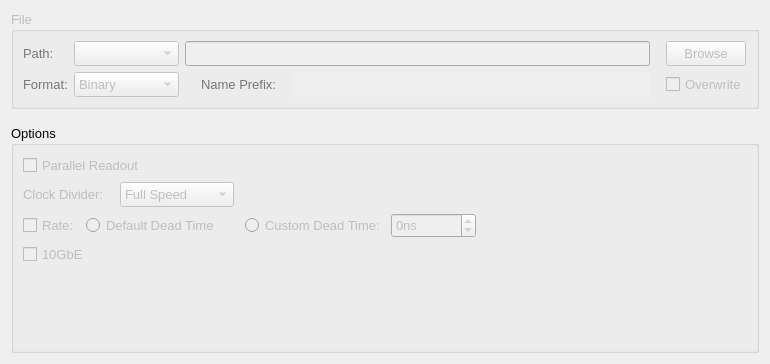
<?xml version="1.0" encoding="UTF-8"?>
<ui version="4.0">
 <class>TabDataOutputObject</class>
 <widget class="QWidget" name="TabDataOutputObject">
  <property name="geometry">
   <rect>
    <x>0</x>
    <y>0</y>
    <width>770</width>
    <height>364</height>
   </rect>
  </property>
  <property name="sizePolicy">
   <sizepolicy hsizetype="Preferred" vsizetype="Fixed">
    <horstretch>0</horstretch>
    <verstretch>0</verstretch>
   </sizepolicy>
  </property>
  <property name="minimumSize">
   <size>
    <width>0</width>
    <height>0</height>
   </size>
  </property>
  <property name="maximumSize">
   <size>
    <width>770</width>
    <height>370</height>
   </size>
  </property>
  <property name="font">
   <font>
    <family>Cantarell</family>
    <pointsize>10</pointsize>
   </font>
  </property>
  <property name="windowTitle">
   <string>Form</string>
  </property>
  <layout class="QGridLayout" name="gridLayout_3">
   <item row="0" column="0">
    <widget class="QGroupBox" name="boxFileWriteEnabled">
     <property name="enabled">
      <bool>false</bool>
     </property>
     <property name="font">
      <font>
       <family>Cantarell</family>
       <pointsize>10</pointsize>
      </font>
     </property>
     <property name="title">
      <string>File</string>
     </property>
     <layout class="QGridLayout" name="gridLayout_4">
      <item row="0" column="1">
       <widget class="QComboBox" name="comboDetector">
        <property name="sizePolicy">
         <sizepolicy hsizetype="Fixed" vsizetype="Fixed">
          <horstretch>0</horstretch>
          <verstretch>0</verstretch>
         </sizepolicy>
        </property>
        <property name="minimumSize">
         <size>
          <width>105</width>
          <height>25</height>
         </size>
        </property>
        <property name="maximumSize">
         <size>
          <width>105</width>
          <height>25</height>
         </size>
        </property>
        <property name="font">
         <font>
          <family>Cantarell</family>
          <pointsize>10</pointsize>
         </font>
        </property>
        <property name="toolTip">
         <string>&lt;html&gt;&lt;head/&gt;&lt;body&gt;&lt;p&gt;The file path can be different depending on the Module chosen.&lt;/p&gt;&lt;/body&gt;&lt;/html&gt;</string>
        </property>
       </widget>
      </item>
      <item row="1" column="3">
       <widget class="QLabel" name="lblFileName">
        <property name="sizePolicy">
         <sizepolicy hsizetype="Fixed" vsizetype="Preferred">
          <horstretch>0</horstretch>
          <verstretch>0</verstretch>
         </sizepolicy>
        </property>
        <property name="maximumSize">
         <size>
          <width>16777215</width>
          <height>16777215</height>
         </size>
        </property>
        <property name="palette">
         <palette>
          <active>
           <colorrole role="WindowText">
            <brush brushstyle="SolidPattern">
             <color alpha="255">
              <red>2</red>
              <green>2</green>
              <blue>2</blue>
             </color>
            </brush>
           </colorrole>
          </active>
          <inactive>
           <colorrole role="WindowText">
            <brush brushstyle="SolidPattern">
             <color alpha="255">
              <red>0</red>
              <green>0</green>
              <blue>0</blue>
             </color>
            </brush>
           </colorrole>
          </inactive>
          <disabled>
           <colorrole role="WindowText">
            <brush brushstyle="SolidPattern">
             <color alpha="255">
              <red>119</red>
              <green>119</green>
              <blue>119</blue>
             </color>
            </brush>
           </colorrole>
          </disabled>
         </palette>
        </property>
        <property name="font">
         <font>
          <family>Cantarell</family>
          <pointsize>10</pointsize>
         </font>
        </property>
        <property name="toolTip">
         <string>&lt;html&gt;&lt;head/&gt;&lt;body&gt;&lt;p&gt;Name of data file in receiver. Can be modified in Measurement tab.&lt;br/&gt;#fname# &lt;br/&gt;&lt;/p&gt;&lt;/body&gt;&lt;/html&gt;</string>
        </property>
        <property name="text">
         <string>Name Prefix: </string>
        </property>
       </widget>
      </item>
      <item row="0" column="7">
       <widget class="QPushButton" name="btnOutputBrowse">
        <property name="sizePolicy">
         <sizepolicy hsizetype="Fixed" vsizetype="Fixed">
          <horstretch>0</horstretch>
          <verstretch>0</verstretch>
         </sizepolicy>
        </property>
        <property name="maximumSize">
         <size>
          <width>16777215</width>
          <height>35</height>
         </size>
        </property>
        <property name="font">
         <font>
          <family>Cantarell</family>
          <pointsize>10</pointsize>
         </font>
        </property>
        <property name="toolTip">
         <string>&lt;html&gt;&lt;head/&gt;&lt;body&gt;&lt;p&gt;Directory where one saves the data in receiver. &lt;br/&gt;#fpath# &lt;br/&gt;&lt;br/&gt;Disabled if receiver pc is not same as client pc. &lt;/p&gt;&lt;/body&gt;&lt;/html&gt;</string>
        </property>
        <property name="text">
         <string>Browse</string>
        </property>
        <property name="icon">
         <iconset resource="../include/icons.qrc">
          <normaloff>:/icons/images/browse.png</normaloff>:/icons/images/browse.png</iconset>
        </property>
       </widget>
      </item>
      <item row="1" column="0">
       <widget class="QLabel" name="lblFileFormat">
        <property name="sizePolicy">
         <sizepolicy hsizetype="Fixed" vsizetype="Preferred">
          <horstretch>0</horstretch>
          <verstretch>0</verstretch>
         </sizepolicy>
        </property>
        <property name="maximumSize">
         <size>
          <width>70</width>
          <height>16777215</height>
         </size>
        </property>
        <property name="palette">
         <palette>
          <active>
           <colorrole role="WindowText">
            <brush brushstyle="SolidPattern">
             <color alpha="255">
              <red>2</red>
              <green>2</green>
              <blue>2</blue>
             </color>
            </brush>
           </colorrole>
          </active>
          <inactive>
           <colorrole role="WindowText">
            <brush brushstyle="SolidPattern">
             <color alpha="255">
              <red>0</red>
              <green>0</green>
              <blue>0</blue>
             </color>
            </brush>
           </colorrole>
          </inactive>
          <disabled>
           <colorrole role="WindowText">
            <brush brushstyle="SolidPattern">
             <color alpha="255">
              <red>119</red>
              <green>119</green>
              <blue>119</blue>
             </color>
            </brush>
           </colorrole>
          </disabled>
         </palette>
        </property>
        <property name="font">
         <font>
          <family>Cantarell</family>
          <pointsize>10</pointsize>
         </font>
        </property>
        <property name="toolTip">
         <string>&lt;html&gt;&lt;head/&gt;&lt;body&gt;&lt;p&gt;File Format of data file in receiver&lt;br/&gt;#fformat# &lt;br/&gt;&lt;/p&gt;&lt;/body&gt;&lt;/html&gt;</string>
        </property>
        <property name="text">
         <string>Format:</string>
        </property>
       </widget>
      </item>
      <item row="1" column="1">
       <widget class="QComboBox" name="comboFileFormat">
        <property name="sizePolicy">
         <sizepolicy hsizetype="Fixed" vsizetype="Fixed">
          <horstretch>0</horstretch>
          <verstretch>0</verstretch>
         </sizepolicy>
        </property>
        <property name="minimumSize">
         <size>
          <width>105</width>
          <height>25</height>
         </size>
        </property>
        <property name="maximumSize">
         <size>
          <width>105</width>
          <height>25</height>
         </size>
        </property>
        <property name="font">
         <font>
          <family>Cantarell</family>
          <pointsize>10</pointsize>
         </font>
        </property>
        <property name="toolTip">
         <string>&lt;html&gt;&lt;head/&gt;&lt;body&gt;&lt;p&gt;File Format of data file in receiver&lt;br/&gt;#fformat# &lt;br/&gt;&lt;/p&gt;&lt;/body&gt;&lt;/html&gt;</string>
        </property>
        <item>
         <property name="text">
          <string>Binary</string>
         </property>
        </item>
        <item>
         <property name="text">
          <string>HDF5</string>
         </property>
        </item>
       </widget>
      </item>
      <item row="0" column="0">
       <widget class="QLabel" name="lblOutputDir">
        <property name="sizePolicy">
         <sizepolicy hsizetype="Fixed" vsizetype="Preferred">
          <horstretch>0</horstretch>
          <verstretch>0</verstretch>
         </sizepolicy>
        </property>
        <property name="maximumSize">
         <size>
          <width>70</width>
          <height>16777215</height>
         </size>
        </property>
        <property name="palette">
         <palette>
          <active>
           <colorrole role="WindowText">
            <brush brushstyle="SolidPattern">
             <color alpha="255">
              <red>2</red>
              <green>2</green>
              <blue>2</blue>
             </color>
            </brush>
           </colorrole>
          </active>
          <inactive>
           <colorrole role="WindowText">
            <brush brushstyle="SolidPattern">
             <color alpha="255">
              <red>0</red>
              <green>0</green>
              <blue>0</blue>
             </color>
            </brush>
           </colorrole>
          </inactive>
          <disabled>
           <colorrole role="WindowText">
            <brush brushstyle="SolidPattern">
             <color alpha="255">
              <red>119</red>
              <green>119</green>
              <blue>119</blue>
             </color>
            </brush>
           </colorrole>
          </disabled>
         </palette>
        </property>
        <property name="font">
         <font>
          <family>Cantarell</family>
          <pointsize>10</pointsize>
         </font>
        </property>
        <property name="toolTip">
         <string>&lt;html&gt;&lt;head/&gt;&lt;body&gt;&lt;p&gt;Directory where one saves the data in receiver. &lt;br/&gt;#fpath# &lt;br/&gt;&lt;/p&gt;&lt;/body&gt;&lt;/html&gt;</string>
        </property>
        <property name="text">
         <string>Path:</string>
        </property>
       </widget>
      </item>
      <item row="1" column="5">
       <widget class="QLineEdit" name="dispFileName">
        <property name="sizePolicy">
         <sizepolicy hsizetype="Expanding" vsizetype="Fixed">
          <horstretch>0</horstretch>
          <verstretch>0</verstretch>
         </sizepolicy>
        </property>
        <property name="minimumSize">
         <size>
          <width>0</width>
          <height>25</height>
         </size>
        </property>
        <property name="maximumSize">
         <size>
          <width>16777215</width>
          <height>28</height>
         </size>
        </property>
        <property name="font">
         <font>
          <family>Cantarell</family>
          <pointsize>10</pointsize>
         </font>
        </property>
        <property name="focusPolicy">
         <enum>Qt::NoFocus</enum>
        </property>
        <property name="toolTip">
         <string>&lt;html&gt;&lt;head/&gt;&lt;body&gt;&lt;p&gt;Name of file. Can be modified in Measurement tab.&lt;br/&gt;#fname# &lt;br/&gt;&lt;/p&gt;&lt;/body&gt;&lt;/html&gt;</string>
        </property>
        <property name="frame">
         <bool>false</bool>
        </property>
        <property name="echoMode">
         <enum>QLineEdit::Normal</enum>
        </property>
        <property name="readOnly">
         <bool>true</bool>
        </property>
       </widget>
      </item>
      <item row="1" column="7">
       <widget class="QCheckBox" name="chkOverwriteEnable">
        <property name="sizePolicy">
         <sizepolicy hsizetype="Fixed" vsizetype="Fixed">
          <horstretch>0</horstretch>
          <verstretch>0</verstretch>
         </sizepolicy>
        </property>
        <property name="maximumSize">
         <size>
          <width>16777215</width>
          <height>16777215</height>
         </size>
        </property>
        <property name="font">
         <font>
          <family>Cantarell</family>
          <pointsize>10</pointsize>
         </font>
        </property>
        <property name="toolTip">
         <string>&lt;html&gt;&lt;head/&gt;&lt;body&gt;&lt;p&gt;Overwrite enable of data file in receiver&lt;/p&gt;&lt;p&gt; #foverwrite#&lt;/p&gt;&lt;/body&gt;&lt;/html&gt;</string>
        </property>
        <property name="text">
         <string>Overwrite</string>
        </property>
       </widget>
      </item>
      <item row="0" column="6">
       <spacer name="horizontalSpacer_9">
        <property name="orientation">
         <enum>Qt::Horizontal</enum>
        </property>
        <property name="sizeType">
         <enum>QSizePolicy::Fixed</enum>
        </property>
        <property name="sizeHint" stdset="0">
         <size>
          <width>10</width>
          <height>20</height>
         </size>
        </property>
       </spacer>
      </item>
      <item row="1" column="2">
       <spacer name="horizontalSpacer_10">
        <property name="orientation">
         <enum>Qt::Horizontal</enum>
        </property>
        <property name="sizeType">
         <enum>QSizePolicy::Fixed</enum>
        </property>
        <property name="sizeHint" stdset="0">
         <size>
          <width>10</width>
          <height>20</height>
         </size>
        </property>
       </spacer>
      </item>
      <item row="0" column="2" colspan="4">
       <widget class="QLineEdit" name="dispOutputDir">
        <property name="minimumSize">
         <size>
          <width>0</width>
          <height>25</height>
         </size>
        </property>
        <property name="maximumSize">
         <size>
          <width>16777215</width>
          <height>25</height>
         </size>
        </property>
        <property name="font">
         <font>
          <family>Cantarell</family>
          <pointsize>10</pointsize>
         </font>
        </property>
        <property name="focusPolicy">
         <enum>Qt::StrongFocus</enum>
        </property>
        <property name="toolTip">
         <string>&lt;html&gt;&lt;head/&gt;&lt;body&gt;&lt;p&gt;Directory where one saves the data in receiver. &lt;br/&gt;#fpath# &lt;br/&gt;&lt;/p&gt;&lt;/body&gt;&lt;/html&gt;</string>
        </property>
       </widget>
      </item>
     </layout>
    </widget>
   </item>
   <item row="1" column="0">
    <spacer name="verticalSpacer">
     <property name="orientation">
      <enum>Qt::Vertical</enum>
     </property>
     <property name="sizeType">
      <enum>QSizePolicy::Fixed</enum>
     </property>
     <property name="sizeHint" stdset="0">
      <size>
       <width>20</width>
       <height>10</height>
      </size>
     </property>
    </spacer>
   </item>
   <item row="2" column="0">
    <widget class="QGroupBox" name="boxCorrection_2">
     <property name="font">
      <font>
       <family>Cantarell</family>
       <pointsize>10</pointsize>
      </font>
     </property>
     <property name="title">
      <string>Options</string>
     </property>
     <layout class="QGridLayout" name="gridLayout">
      <item row="2" column="0">
       <layout class="QHBoxLayout" name="horizontalLayout_2">
        <item>
         <widget class="QLabel" name="lblClkDivider">
          <property name="enabled">
           <bool>false</bool>
          </property>
          <property name="maximumSize">
           <size>
            <width>105</width>
            <height>16777215</height>
           </size>
          </property>
          <property name="font">
           <font>
            <family>Cantarell</family>
            <pointsize>10</pointsize>
           </font>
          </property>
          <property name="toolTip">
           <string>&lt;html&gt;&lt;head/&gt;&lt;body&gt;&lt;p&gt;Speed of Detector readout&lt;/p&gt;&lt;p&gt;#speed#&lt;/p&gt;&lt;/body&gt;&lt;/html&gt;</string>
          </property>
          <property name="text">
           <string>Clock Divider:</string>
          </property>
         </widget>
        </item>
        <item>
         <spacer name="horizontalSpacer_4">
          <property name="orientation">
           <enum>Qt::Horizontal</enum>
          </property>
          <property name="sizeType">
           <enum>QSizePolicy::Fixed</enum>
          </property>
          <property name="sizeHint" stdset="0">
           <size>
            <width>10</width>
            <height>20</height>
           </size>
          </property>
         </spacer>
        </item>
        <item>
         <widget class="QComboBox" name="comboClkDivider">
          <property name="enabled">
           <bool>false</bool>
          </property>
          <property name="minimumSize">
           <size>
            <width>0</width>
            <height>25</height>
           </size>
          </property>
          <property name="maximumSize">
           <size>
            <width>200</width>
            <height>25</height>
           </size>
          </property>
          <property name="font">
           <font>
            <family>Cantarell</family>
            <pointsize>10</pointsize>
           </font>
          </property>
          <property name="toolTip">
           <string>&lt;html&gt;&lt;head/&gt;&lt;body&gt;&lt;p&gt;Speed of Detector readout&lt;/p&gt;&lt;p&gt;#speed#&lt;/p&gt;&lt;/body&gt;&lt;/html&gt;</string>
          </property>
          <item>
           <property name="text">
            <string>Full Speed</string>
           </property>
          </item>
          <item>
           <property name="text">
            <string>Half Speed</string>
           </property>
          </item>
          <item>
           <property name="text">
            <string>Quarter Speed</string>
           </property>
          </item>
         </widget>
        </item>
        <item>
         <spacer name="horizontalSpacer_8">
          <property name="orientation">
           <enum>Qt::Horizontal</enum>
          </property>
          <property name="sizeType">
           <enum>QSizePolicy::Expanding</enum>
          </property>
          <property name="sizeHint" stdset="0">
           <size>
            <width>10</width>
            <height>20</height>
           </size>
          </property>
         </spacer>
        </item>
       </layout>
      </item>
      <item row="4" column="0">
       <widget class="QCheckBox" name="chkTenGiga">
        <property name="enabled">
         <bool>false</bool>
        </property>
        <property name="font">
         <font>
          <family>Cantarell</family>
          <pointsize>10</pointsize>
         </font>
        </property>
        <property name="toolTip">
         <string>&lt;html&gt;&lt;head/&gt;&lt;body&gt;&lt;p&gt;Enable 10GbE&lt;/p&gt;&lt;p&gt;#tengiga#&lt;/p&gt;&lt;/body&gt;&lt;/html&gt;</string>
        </property>
        <property name="text">
         <string>10GbE</string>
        </property>
       </widget>
      </item>
      <item row="1" column="0">
       <layout class="QHBoxLayout" name="horizontalLayout">
        <item>
         <widget class="QCheckBox" name="chkParallel">
          <property name="enabled">
           <bool>false</bool>
          </property>
          <property name="font">
           <font>
            <family>Cantarell</family>
            <pointsize>10</pointsize>
           </font>
          </property>
          <property name="toolTip">
           <string>&lt;html&gt;&lt;head/&gt;&lt;body&gt;&lt;p&gt;Enable Parallel readout&lt;/p&gt;&lt;p&gt;#parallel#&lt;/p&gt;&lt;/body&gt;&lt;/html&gt;</string>
          </property>
          <property name="text">
           <string>Parallel Readout</string>
          </property>
         </widget>
        </item>
       </layout>
      </item>
      <item row="3" column="0">
       <layout class="QHBoxLayout" name="horizontalLayout_3">
        <item>
         <widget class="QCheckBox" name="chkRate">
          <property name="enabled">
           <bool>false</bool>
          </property>
          <property name="font">
           <font>
            <family>Cantarell</family>
            <pointsize>10</pointsize>
           </font>
          </property>
          <property name="toolTip">
           <string>&lt;html&gt;&lt;head/&gt;&lt;body&gt;&lt;p&gt;Enable Rate Correction&lt;/p&gt;&lt;p&gt;#ratecorr#&lt;/p&gt;&lt;/body&gt;&lt;/html&gt;</string>
          </property>
          <property name="text">
           <string>Rate:</string>
          </property>
         </widget>
        </item>
        <item>
         <widget class="QRadioButton" name="radioDefaultDeadtime">
          <property name="enabled">
           <bool>false</bool>
          </property>
          <property name="font">
           <font>
            <family>Cantarell</family>
            <pointsize>10</pointsize>
           </font>
          </property>
          <property name="toolTip">
           <string>&lt;html&gt;&lt;head/&gt;&lt;body&gt;&lt;p&gt;Default Dead Time for Rate Correction&lt;/p&gt;&lt;p&gt;#ratecorr#&lt;/p&gt;&lt;/body&gt;&lt;/html&gt;</string>
          </property>
          <property name="text">
           <string>Default Dead Time</string>
          </property>
         </widget>
        </item>
        <item>
         <spacer name="horizontalSpacer_2">
          <property name="orientation">
           <enum>Qt::Horizontal</enum>
          </property>
          <property name="sizeType">
           <enum>QSizePolicy::Fixed</enum>
          </property>
          <property name="sizeHint" stdset="0">
           <size>
            <width>20</width>
            <height>20</height>
           </size>
          </property>
         </spacer>
        </item>
        <item>
         <widget class="QRadioButton" name="radioCustomDeadtime">
          <property name="enabled">
           <bool>false</bool>
          </property>
          <property name="font">
           <font>
            <family>Cantarell</family>
            <pointsize>10</pointsize>
           </font>
          </property>
          <property name="toolTip">
           <string>&lt;html&gt;&lt;head/&gt;&lt;body&gt;&lt;p&gt;Custom Dead Time for Rate Correction&lt;/p&gt;&lt;p&gt;#ratecorr#&lt;/p&gt;&lt;/body&gt;&lt;/html&gt;</string>
          </property>
          <property name="text">
           <string>Custom Dead Time:</string>
          </property>
         </widget>
        </item>
        <item>
         <widget class="QSpinBox" name="spinCustomDeadTime">
          <property name="enabled">
           <bool>false</bool>
          </property>
          <property name="sizePolicy">
           <sizepolicy hsizetype="Preferred" vsizetype="Fixed">
            <horstretch>0</horstretch>
            <verstretch>0</verstretch>
           </sizepolicy>
          </property>
          <property name="minimumSize">
           <size>
            <width>0</width>
            <height>25</height>
           </size>
          </property>
          <property name="maximumSize">
           <size>
            <width>16777215</width>
            <height>25</height>
           </size>
          </property>
          <property name="font">
           <font>
            <family>Cantarell</family>
            <pointsize>10</pointsize>
           </font>
          </property>
          <property name="toolTip">
           <string>&lt;html&gt;&lt;head/&gt;&lt;body&gt;&lt;p&gt;Custom Dead Time for Rate Correction&lt;/p&gt;&lt;p&gt;#ratecorr#&lt;/p&gt;&lt;/body&gt;&lt;/html&gt;</string>
          </property>
          <property name="keyboardTracking">
           <bool>false</bool>
          </property>
          <property name="suffix">
           <string>ns</string>
          </property>
          <property name="minimum">
           <number>-1</number>
          </property>
          <property name="maximum">
           <number>200000000</number>
          </property>
          <property name="value">
           <number>0</number>
          </property>
         </widget>
        </item>
        <item>
         <spacer name="horizontalSpacer_7">
          <property name="orientation">
           <enum>Qt::Horizontal</enum>
          </property>
          <property name="sizeType">
           <enum>QSizePolicy::Expanding</enum>
          </property>
          <property name="sizeHint" stdset="0">
           <size>
            <width>10</width>
            <height>20</height>
           </size>
          </property>
         </spacer>
        </item>
       </layout>
      </item>
      <item row="5" column="0">
       <spacer name="verticalSpacer_2">
        <property name="orientation">
         <enum>Qt::Vertical</enum>
        </property>
        <property name="sizeHint" stdset="0">
         <size>
          <width>20</width>
          <height>40</height>
         </size>
        </property>
       </spacer>
      </item>
     </layout>
    </widget>
   </item>
  </layout>
 </widget>
 <tabstops>
  <tabstop>comboDetector</tabstop>
  <tabstop>dispOutputDir</tabstop>
  <tabstop>btnOutputBrowse</tabstop>
  <tabstop>comboFileFormat</tabstop>
  <tabstop>chkOverwriteEnable</tabstop>
  <tabstop>chkParallel</tabstop>
  <tabstop>comboClkDivider</tabstop>
  <tabstop>chkRate</tabstop>
  <tabstop>radioDefaultDeadtime</tabstop>
  <tabstop>radioCustomDeadtime</tabstop>
  <tabstop>spinCustomDeadTime</tabstop>
  <tabstop>chkTenGiga</tabstop>
 </tabstops>
 <resources>
  <include location="../include/icons.qrc"/>
 </resources>
 <connections/>
</ui>
